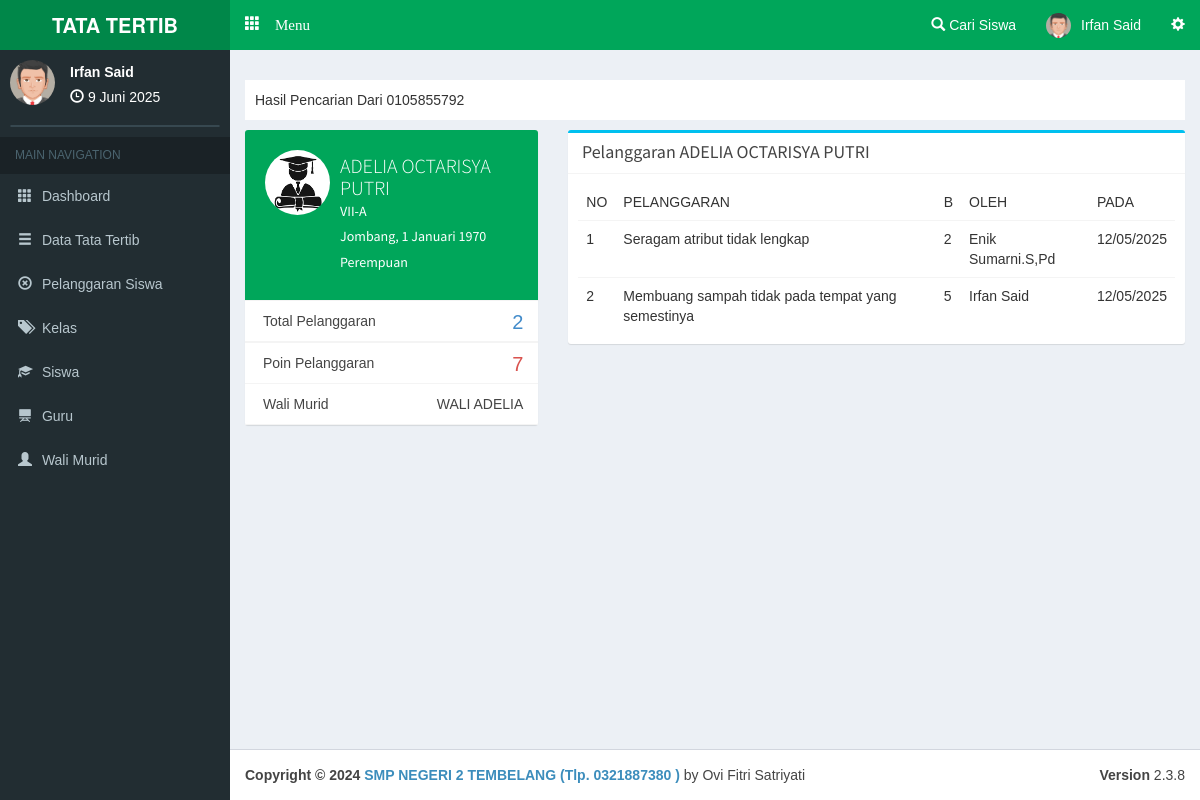
The page /admin/search/0105855792 (signed in) on the database as committed earlier.
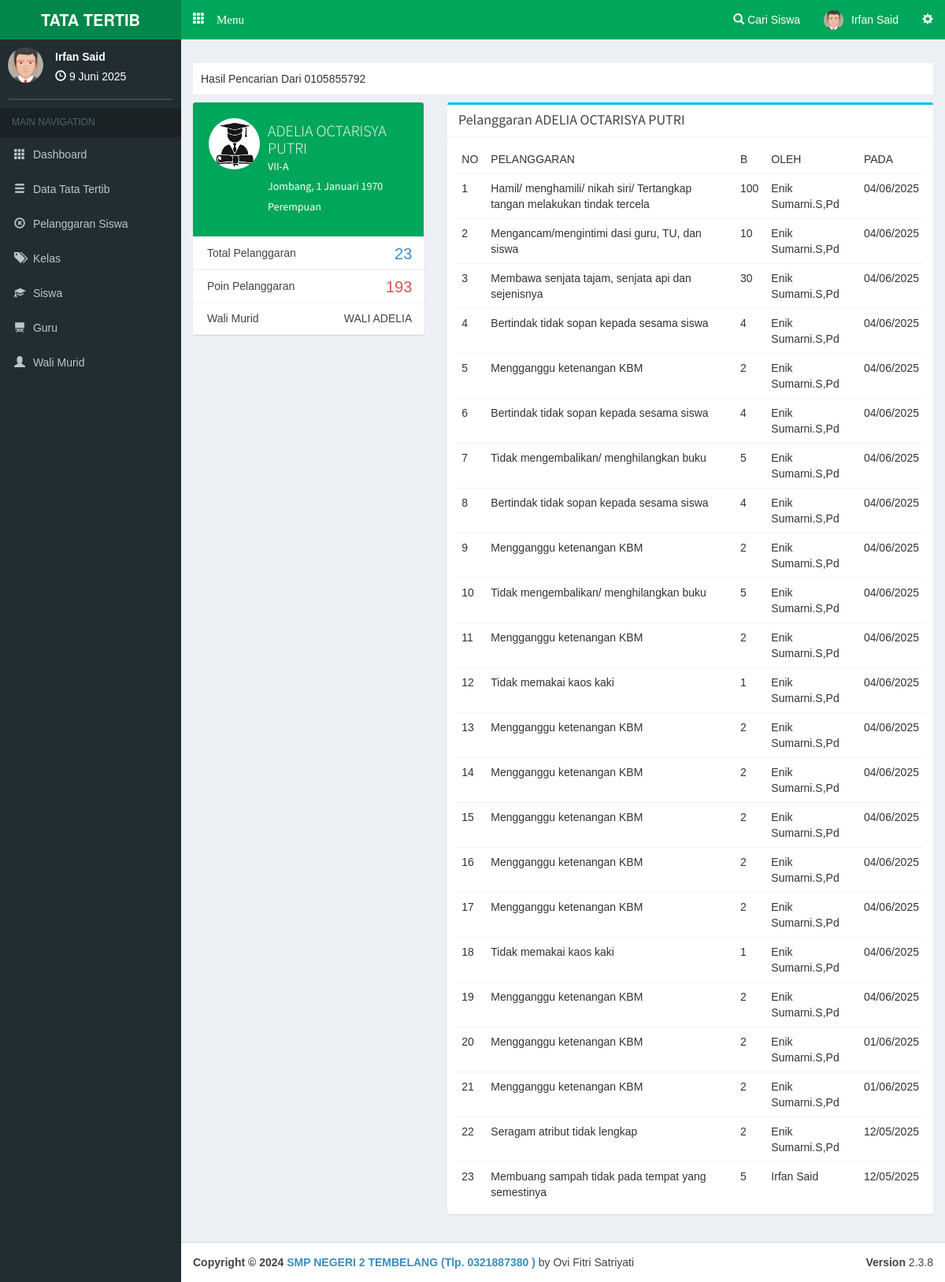
The same page on the database as committed later.
### tables this page shows
CREATE TABLE `siswa` (
  `c_siswa` varchar(10) NOT NULL,
  `c_kelas` varchar(10) NOT NULL,
  `nisn` varchar(20) NOT NULL,
  `nama` varchar(100) NOT NULL,
  `jk` varchar(1) NOT NULL,
  `alamat` varchar(150) NOT NULL,
  `tl` date NOT NULL
);

CREATE TABLE `kelas` (
  `c_kelas` varchar(10) NOT NULL,
  `kelas` varchar(60) NOT NULL
);

CREATE TABLE `orangtua` (
  `c_orangtua` varchar(10) NOT NULL,
  `c_siswa` varchar(10) NOT NULL,
  `nama` varchar(50) NOT NULL,
  `username` varchar(30) NOT NULL,
  `password` varchar(30) NOT NULL
);

CREATE TABLE `pelanggaran` (
  `c_pelanggaran` varchar(5) NOT NULL,
  `c_siswa` varchar(10) NOT NULL,
  `c_kelas` varchar(10) NOT NULL,
  `c_benpel` varchar(10) NOT NULL,
  `bobot` int(4) NOT NULL,
  `c_guru` varchar(10) NOT NULL,
  `at` datetime NOT NULL
);

CREATE TABLE `benpel` (
  `c_benpel` varchar(10) NOT NULL,
  `c_katbenpel` varchar(10) NOT NULL,
  `benpel` text NOT NULL,
  `bobot` int(11) NOT NULL
);

CREATE TABLE `guru` (
  `c_guru` varchar(10) NOT NULL,
  `nama` varchar(100) NOT NULL,
  `username` varchar(30) NOT NULL,
  `password` varchar(30) NOT NULL,
  `foto` text NOT NULL
);

### php/config.php (called while the page is built, shortened)
<?php
$base='http://localhost/pps/';
$basead='http://localhost/pps/admin/';
?>

### php/function.php (called while the page is built, shortened)
<?php
function tgl($date){
  $array_bulan = array(1=>'Januari','Februari','Maret', 'April', 'Mei', 'Juni','Juli','Agustus','September','Oktober', 'November','Desember');
  $date = strtotime($date);
  $tanggal = date ('j', $date);
  $bulan = $array_bulan[date('n',$date)];
  $tahun = date('Y',$date);
  $result = $tanggal ." ". $bulan ." ". $tahun;
  return($result);
}
?>

### admin/view/search.php (the view, shortened to what this page needs)
<?php if(isset($_GET['q'])){ $s=str_replace("_", " ", $_GET['q']); }else{$s='@';}
$sea=mysqli_fetch_array(mysqli_query($con,"SELECT * FROM siswa where nisn='$s' or nama like'%$s%' ")); $kelas=mysqli_fetch_array(mysqli_query($con,"SELECT * FROM kelas where c_kelas='$sea[c_kelas]' ")); $pel=mysqli_num_rows(mysqli_query($con,"SELECT * FROM pelanggaran where c_siswa='$sea[c_siswa]' ")); $totalpel=mysqli_fetch_array(mysqli_query($con,"SELECT sum(bobot) as total FROM pelanggaran where c_siswa='$sea[c_siswa]' ")); $wali=mysqli_fetch_array(mysqli_query($con,"SELECT * FROM orangtua where c_siswa='$sea[c_siswa]' ")); ?>
<div class="judul">Hasil Pencarian Dari <?php echo $s.' '; if($sea==NULL){echo 'Tidak Ada Data';} ?> </div>
<?php if($sea!=NULL and isset($_GET['q'])){ ?>
<div class="row">
  <div class="col-md-4">
    <div class="box box-widget widget-user-2">
      <div class="widget-user-header bg-green">
        <div class="widget-user-image">
          <img class="img-circle" src="<?php echo $base; ?>php/img/siswa.png" alt="User Avatar">
        </div>
        <h4 class="widget-user-username" style="font-size: 20px;"><?php echo $sea['nama']; ?></h4>
        <h5 class="widget-user-desc"><?php echo $kelas['kelas']; ?></h5>
        <h5 class="widget-user-desc"><?php echo $sea['alamat'].', '.tgl($sea['tl']); ?></h5>
        <h5 class="widget-user-desc"><?php if($sea['jk']=='L'){echo 'Laki - Laki';}elseif($sea['jk']=='P'){echo 'Perempuan';} ?></h5>
      </div>
      <div class="box-footer no-padding">
        <ul class="nav nav-stacked">
          <li><a>Total Pelanggaran <span style="font-size: 20px;margin-top:-3px;color: #428bca;" class="pull-right"><?php echo $pel; ?></span></a><li>
          <li><a>Poin Pelanggaran <span style="font-size: 20px;margin-top:-3px;color: #d9534f;" class="pull-right"><?php if($totalpel['total']>0){echo $totalpel['total'];}else{echo "0";} ?></span></a></li>
          <li><a>Wali Murid <span class="pull-right"><?php if($wali['nama']==NULL){echo '-';}else{ echo $wali['nama'];} ?></span></a><li>
        </ul>
      </div>
    </div>
  </div>
  <div class="col-xs-12 col-md-8 col-lg-8">
    <div class="box box-info">
      <div class="box-header with-border">
        <h3 class="box-title">&nbsp;Pelanggaran <?php echo $sea['nama'] ?></h3>
      </div>
      <div class="box-body">
        <table id="example3" class="table table-hover">
          <thead>
            <tr><b>
              <td>NO</td>
              <td>PELANGGARAN</td>
              <td>B</td>
              <td>OLEH</td>
              </b><td>PADA</td>
            </tr>
          </thead>
          <tbody>
<?php $smk=mysqli_query($con,"SELECT * FROM pelanggaran where c_siswa='$sea[c_siswa]' order by at desc ");$vr=1;while($akh=mysqli_fetch_array($smk)){
$gur=mysqli_fetch_array(mysqli_query($con,"SELECT * FROM guru where c_guru='$akh[c_guru]' "));
$ben=mysqli_fetch_array(mysqli_query($con,"SELECT * FROM benpel where c_benpel='$akh[c_benpel]' "));
?>
            <tr>
              <td><?php echo $vr; ?></td>
              <td><?php echo $ben['benpel']; ?></td>
              <td><?php echo $ben['bobot']; ?></td>
              <td><?php echo $gur['nama']; ?></td>
              <td><?php echo date("d/m/Y", strtotime($akh['at'])); ?></td>
            </tr>
<?php $vr++; } ?>
          </tbody>
        </table>
      </div>
</div>
</div>
<?php } ?>

### admin/main.php (shortened to what this page needs)
<?php date_default_timezone_set('Asia/Jakarta');$date=date('Y-m-d'); require '../php/config.php'; require '../php/function.php'; session_start(); if(empty($_SESSION['c_admin'])){header('location:../login');} $na=mysqli_fetch_array(mysqli_query($con,"SELECT * FROM admin where c_admin='$_SESSION[c_admin]' "));  ?>
<!DOCTYPE html>
<html>
<head>
  <link rel="stylesheet" href="<?php echo $base; ?>theme/bootstrap/css/bootstrap.min.css">
  <link rel="stylesheet" href="<?php echo $base; ?>theme/plugins/datatables/dataTables.bootstrap.css">
  <link rel="stylesheet" href="<?php echo $base; ?>theme/dist/css/AdminLTE.min.css">
  <link rel="stylesheet" href="<?php echo $base; ?>theme/dist/css/skins/_all-skins.min.css">
  <link rel="stylesheet" href="<?php echo $base; ?>theme/plugins/iCheck/square/blue.css">
  <link rel="stylesheet" href="<?php echo $base; ?>theme/plugins/pace/pace.min.css">
  <link rel="stylesheet" href="<?php echo $base; ?>theme/plugins/select2/select2.min.css">
  <link href="<?php echo $base; ?>theme/datetime/css/bootstrap-datetimepicker.min.css" rel="stylesheet">
</head>
<body class="skin-green hold-transition fixed"
oncontextmenu="return false">
<div class="wrapper">
  <header class="main-header">
    <a href="#" class="logo">
      <span class="logo-lg"><b>TATA TERTIB</b></span>
    </a>
    <nav class="navbar navbar-static-top" role="navigation">
     <a href="#" class="glyphicon glyphicon-th" data-toggle="offcanvas" role="button" style="color: #fff;margin-top: 15px;margin-left: 15px;font-size: 15px;"> Menu
      </a>
      <div class="navbar-custom-menu">
        <ul class="nav navbar-nav">
          <li class="dropdown notifications-menu">
            <a href="#" class="dropdown-toggle" data-toggle="dropdown">
              <i class="glyphicon glyphicon-search"></i> Cari Siswa
            </a>
          </li>
          <li class="dropdown user user-menu">
            <a href="#" class="dropdown-toggle" data-toggle="dropdown">
            <img src="<?php echo $base; ?>php/img/avatar1.png" class="user-image" alt="User Image">
              <span class="hidden-xs"><?php echo $na['nama'] ?></span>
            </a>
          </li>
          <li>
            <a href="#" data-toggle="control-sidebar"><i class="glyphicon glyphicon-cog"></i></a>
          </li>
        </ul>
      </div>
    </nav>
  </header>
  <aside class="main-sidebar">
    <section class="sidebar">
      <div class="user-panel">
        <div class="pull-left image">
          <img src="<?php echo $base; ?>php/img/avatar1.png" class="img-circle" alt="User Image">
        </div>
        <div class="pull-left info">
          <p><?php echo $na['nama']; ?></p>
          <i class="glyphicon glyphicon-time"></i> <?php echo tgl(date('d-m-Y')); ?>
        </div>
      </div>
      <form action="#" method="get" class="sidebar-form">
      </form>
<?php
if(empty($_GET['smkakh'])){
  $aak='class="active"';$bak='';$cak='';$drop1='';$drop2='';$drop3='';$dak='';$eak='';$fak='';$gak='';
}
else{
  $act=($_GET['smkakh']);
  if($act=='kategoripelanggaran' or $act=='bentukpelanggaran' or $act=='addbentukpelanggaran' or $act=='sanksipelanggaran' or $act=='addsanksi' or $act=='editsanksi'){
    $aak='';$bak='class="active"';$cak='';$dak='';$eak='';$fak='';$gak='';
    if($act=='kategoripelanggaran'){$drop1='class="active"';$drop2='';$drop3='';}
    else if($act=='bentukpelanggaran' or $act=='addbentukpelanggaran'){$drop1='';$drop2='class="active"';$drop3='';}
    else if($act=='sanksipelanggaran' or $act=='addsanksi' or $act=='editsanksi'){$drop1='';$drop2='';$drop3='class="active"';}
  }
  else if($act=='kelas'){
    $aak='';$bak='';$cak='class="active"';$dak='';$eak='';$fak='';$gak='';$drop1='';$drop2='';$drop3='';
  }
  else if($act=='siswa' or $act=='addsiswa' or $act=='editsiswa'){
    $aak='';$bak='';$cak='';$dak='class="active"';$eak='';$fak='';$gak='';$drop1='';$drop2='';$drop3='';
  }
  else if($act=='guru' or $act=='addguru' or $act=='editguru'){
    $aak='';$bak='';$cak='';$dak='';$eak='class="active"';$fak='';$gak='';$drop1='';$drop2='';$drop3='';
  }
  else if($act=='orangtua' or $act=='walimurid'){
    $aak='';$bak='';$cak='';$dak='';$eak='';$fak='class="active"';$gak='';$drop1='';$drop2='';$drop3='';
  }
  else if($act=='pelanggaransiswa' or $act=='lihatpelanggaransiswa'){
    $aak='';$bak='';$cak='';$dak='';$eak='';$fak='';$gak='class="active"';$drop1='';$drop2='';$drop3='';
  }
  else{
    $aak='';$bak='';$cak='';$dak='';$eak='';$fak='';$gak='';$drop1='';$drop2='';$drop3='';
  }
}
?>
      <ul class="sidebar-menu">
        <li class="header">MAIN NAVIGATION</li>
        <li <?php echo $aak; ?>>
          <a href="<?php echo $basead; ?>">
            <i class="glyphicon glyphicon-th"></i> <span>Dashboard</span>
          </a>
        </li>
        <li <?php echo $bak; ?>>
          <a href="#">
            <i class="glyphicon glyphicon-menu-hamburger"></i>
            <span>Data Tata Tertib</span>
          </a>
        </li>
        <li <?php echo $gak; ?>>
          <a href="<?php echo $basead; ?>pelanggaransiswa">
            <i class="glyphicon glyphicon-remove-circle"></i> <span>Pelanggaran Siswa</span>
          </a>
        </li>
        <li <?php echo $cak; ?>>
          <a href="<?php echo $basead; ?>kelas">
            <i class="glyphicon glyphicon-tags"></i> <span>Kelas</span>
          </a>
        </li>
        <li <?php echo $dak; ?>>
          <a href="<?php echo $basead; ?>siswa">
            <i class="glyphicon glyphicon-education"></i> <span>Siswa</span>
          </a>
        </li>
        <li <?php echo $eak; ?>>
          <a href="<?php echo $basead; ?>guru">
            <i class="glyphicon glyphicon-blackboard"></i> <span>Guru</span>
          </a>
        </li>
        <li <?php echo $fak; ?>>
          <a href="<?php echo $basead; ?>walimurid">
            <i class="glyphicon glyphicon-user"></i> <span>Wali Murid</span>
          </a>
        </li>
      </ul>
    </section>
  </aside>
  <div class="content-wrapper">
    <section class="content-header">
    </section>
    <section class="content">
<?php
  if(empty($_GET['smkakh'])){require 'view/home.php';}
  else{
    $act=($_GET['smkakh']);
    if($act=='kategoripelanggaran'){
      require 'view/a-jenispel.php';
    }
    else if($act=='bentukpelanggaran'){
      require 'view/a-bentukpel.php';
    }
    else if($act=='addbentukpelanggaran'){
      require 'view/a-addbenpel.php';
    }
    else if($act=='sanksipelanggaran'){
      require 'view/a-sanksipel.php';
    }
    else if($act=='addsanksi'){
      require 'view/a-addsanksi.php';
    }
    else if($act=='editsanksi'){
      require 'view/a-editsanksi.php';
    }
    else if($act=='editsanksi'){
      require 'view/a-editsanksi.php';
    }
    else if($act=='kelas'){
      require 'view/a-kelas.php';
    }
    else if($act=='siswa'){
      require 'view/a-siswa.php';
    }
    else if($act=='addsiswa'){
      require 'view/a-addsiswa.php';
    }
    else if($act=='editsiswa'){
      require 'view/a-editsiswa.php';
    }
    else if($act=='guru'){
      require 'view/a-guru.php';
    }
    else if($act=='addguru'){
      require 'view/a-addguru.php';
    }
    else if($act=='editguru'){
      require 'view/a-editguru.php';
    }
    else if($act=='orangtua'){
      require 'view/a-orangtua.php';
    }
    else if($act=='walimurid'){
      require 'view/a-walimurid.php';
    }
    else if($act=='pelanggaransiswa'){
      require 'view/a-pelsiswa.php';
    }
    else if($act=='lihatpelanggaransiswa'){
      require 'view/a-detpelsiswa.php';
    }
    else if($act=='search'){
      require 'view/search.php';
    }
    else{
      require 'view/404.php';
    }
  }
?>
    </section>
  </div>
</div>
  <footer class="main-footer">
    <div class="pull-right hidden-xs">
      <b>Version</b> 2.3.8
    </div>
    <strong>Copyright &copy; 2024 <a href="#">SMP NEGERI 2 TEMBELANG (Tlp. 0321887380 )</a></strong> by Ovi Fitri Satriyati
  </footer>
</body>
</html>

### admin/main.php (style rules this page uses)
body { font-family:arial; }
.judul { width: 100%; background-color: #FFF; padding: 10px;margin-bottom: 10px; }

Rows that differ between the two databases and show on the page:
added pelanggaran: benpel.benpel "Hamil/ menghamili/ nikah siri/ Tertangkap tangan melakukan tindak tercela", benpel.bobot "100", guru.nama "Enik Sumarni.S,Pd", at "04/06/2025"
added pelanggaran: benpel.benpel "Mengancam/mengintimi dasi guru, TU, dan siswa", benpel.bobot "10", guru.nama "Enik Sumarni.S,Pd", at "04/06/2025"
added pelanggaran: benpel.benpel "Membawa senjata tajam, senjata api dan sejenisnya", benpel.bobot "30", guru.nama "Enik Sumarni.S,Pd", at "04/06/2025"
added pelanggaran: benpel.benpel "Bertindak tidak sopan kepada sesama siswa", benpel.bobot "4", guru.nama "Enik Sumarni.S,Pd", at "04/06/2025"
added pelanggaran: benpel.benpel "Mengganggu ketenangan KBM", benpel.bobot "2", guru.nama "Enik Sumarni.S,Pd", at "04/06/2025"
added pelanggaran: benpel.benpel "Bertindak tidak sopan kepada sesama siswa", benpel.bobot "4", guru.nama "Enik Sumarni.S,Pd", at "04/06/2025"
added pelanggaran: benpel.benpel "Tidak mengembalikan/ menghilangkan buku", benpel.bobot "5", guru.nama "Enik Sumarni.S,Pd", at "04/06/2025"
added pelanggaran: benpel.benpel "Bertindak tidak sopan kepada sesama siswa", benpel.bobot "4", guru.nama "Enik Sumarni.S,Pd", at "04/06/2025"
added pelanggaran: benpel.benpel "Mengganggu ketenangan KBM", benpel.bobot "2", guru.nama "Enik Sumarni.S,Pd", at "04/06/2025"
added pelanggaran: benpel.benpel "Tidak mengembalikan/ menghilangkan buku", benpel.bobot "5", guru.nama "Enik Sumarni.S,Pd", at "04/06/2025"
added pelanggaran: benpel.benpel "Mengganggu ketenangan KBM", benpel.bobot "2", guru.nama "Enik Sumarni.S,Pd", at "04/06/2025"
added pelanggaran: benpel.benpel "Tidak memakai kaos kaki", benpel.bobot "1", guru.nama "Enik Sumarni.S,Pd", at "04/06/2025"
added pelanggaran: benpel.benpel "Mengganggu ketenangan KBM", benpel.bobot "2", guru.nama "Enik Sumarni.S,Pd", at "04/06/2025"
added pelanggaran: benpel.benpel "Mengganggu ketenangan KBM", benpel.bobot "2", guru.nama "Enik Sumarni.S,Pd", at "04/06/2025"
added pelanggaran: benpel.benpel "Mengganggu ketenangan KBM", benpel.bobot "2", guru.nama "Enik Sumarni.S,Pd", at "04/06/2025"
added pelanggaran: benpel.benpel "Mengganggu ketenangan KBM", benpel.bobot "2", guru.nama "Enik Sumarni.S,Pd", at "04/06/2025"
added pelanggaran: benpel.benpel "Mengganggu ketenangan KBM", benpel.bobot "2", guru.nama "Enik Sumarni.S,Pd", at "04/06/2025"
added pelanggaran: benpel.benpel "Tidak memakai kaos kaki", benpel.bobot "1", guru.nama "Enik Sumarni.S,Pd", at "04/06/2025"
added pelanggaran: benpel.benpel "Mengganggu ketenangan KBM", benpel.bobot "2", guru.nama "Enik Sumarni.S,Pd", at "04/06/2025"
added pelanggaran: benpel.benpel "Mengganggu ketenangan KBM", benpel.bobot "2", guru.nama "Enik Sumarni.S,Pd", at "01/06/2025"
added pelanggaran: benpel.benpel "Mengganggu ketenangan KBM", benpel.bobot "2", guru.nama "Enik Sumarni.S,Pd", at "01/06/2025"
Other text that changed with them:
$pel: "2" → "23"
$totalpel['total']: "7" → "193"
